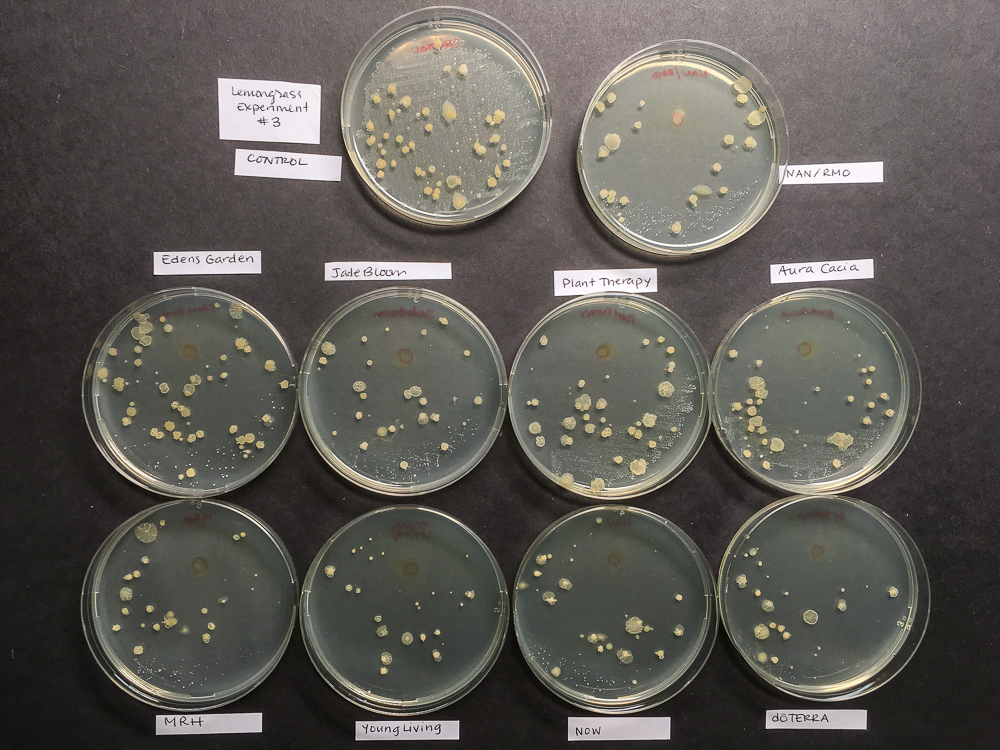
#> input picture results_L3.jpg, 1000 x 750 px, found by its file name
$ python dummy.py
#> lines starting #> are read from the running program, lines starting #| are printed output that depends on the picture
import matplotlib.pyplot as plt
import matplotlib.image as mpimg
import argparse
import numpy as np
import cv2

img = mpimg.imread('img/results_L3.jpg')
#> img is the input picture: shape (750, 1000, 3); mean R, G, B 93.9, 90.8, 85.4

img1 = img[500:705, 75:300]
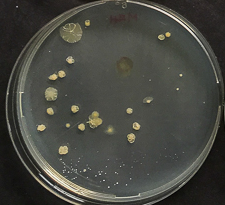
#> img1: shape (205, 225, 3); mean R, G, B 70.8, 71.2, 64.6
img2 = img[500:705, 300:512]
img3 = img[500:705, 512:720]
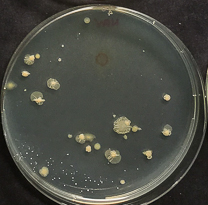
#> img3: shape (205, 208, 3); mean R, G, B 72.9, 74.2, 66.4
img4 = img[495:700, 722:921]
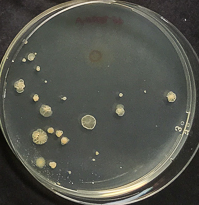
#> img4: shape (205, 199, 3); mean R, G, B 82.7, 84.1, 76.3
img5 = img[295:500, 80:300]
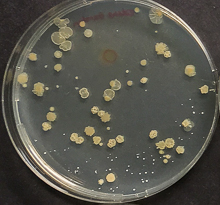
#> img5: shape (205, 220, 3); mean R, G, B 86, 84.6, 75.8
img6 = img[295:500, 295:512]
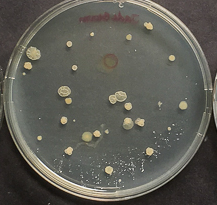
#> img6: shape (205, 217, 3); mean R, G, B 93.7, 92.7, 84.9
img7 = img[295:500, 512:709]
img8 = img[295:495, 712:911]
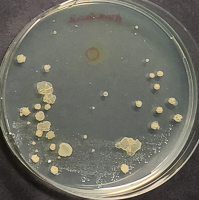
#> img8: shape (200, 199, 3); mean R, G, B 110.6, 110.4, 100.2
img9 = img[55:250, 575:775]
img10 = img[60:255, 580:780]
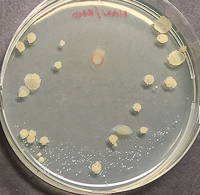
#> img10: shape (195, 200, 3); mean R, G, B 150.9, 146.6, 134.3
